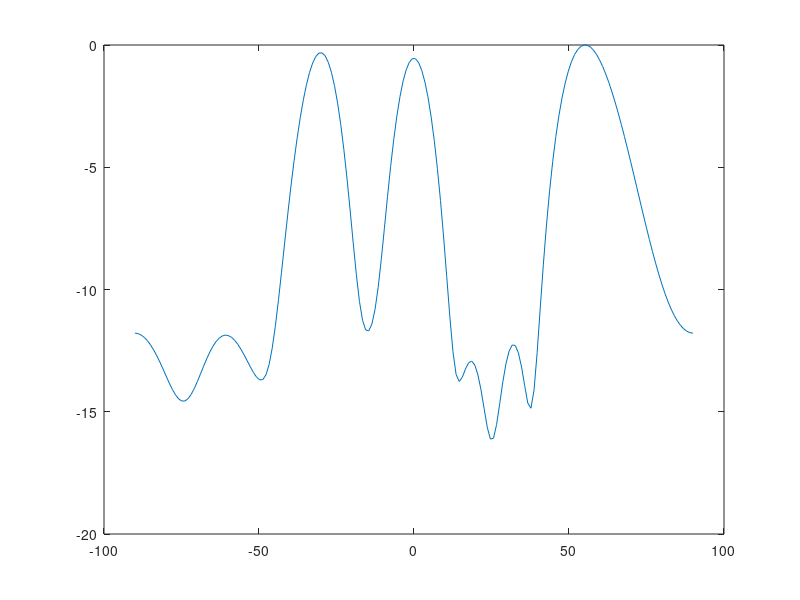

The MATLAB source for this figure:
%% Simple Beampattern Matching Method

clear all

nT = 10;
L = 180;
R = zeros(nT);
theta = linspace(-90,90,L)*pi/180;
tt = theta*180/pi;
ppd = L/180; % points per degree
% phi = [zeros(60*ppd,1);ones(60*ppd,1);zeros(60*ppd,1)];
% phi = [zeros(30*ppd,1);ones(30*ppd,1);zeros(60*ppd,1);ones(30*ppd,1);zeros(30*ppd,1)];
% phi = [zeros(45*ppd,1);ones(2*ppd,1);zeros(86*ppd,1);ones(2*ppd,1);zeros(45*ppd,1)];
% phi = [zeros(45*ppd,1);ones(10*ppd,1);zeros(30*ppd,1);ones(10*ppd,1)...
%     ;zeros(30*ppd,1);ones(10*ppd,1);zeros(45*ppd,1)];
phi = [zeros(55*ppd,1);ones(10*ppd,1);zeros(20*ppd,1);ones(10*ppd,1)...
    ;zeros(45*ppd,1);ones(10*ppd,1);zeros(30*ppd,1)];

for i = 1:length(theta)
   aT = exp(  1j * pi*(0:nT-1)*sin(theta(i)) ).';
   R = R + phi(i)*aT*aT';
end
R = R/(nT);

P = zeros(L,1);
for i = 1:L
    aT = exp(  1j * pi*(0:nT-1)*sin(theta(i)) ).';
    P(i) = aT'*R*aT;
end
alpha = sum(phi)/sum(P);

% R2 = R2*sqrt(alpha);
% for i = 1:L
%     aT = exp(  1j * pi*(0:nT-1)*sin(theta(i)) ).';
%     aR = exp(  1j * pi*(0:nR-1)*sin(theta(i)) ).';
%     yt = kron(aT,aR);
%     P(i) = yt'*R2'*R2*yt; 
% end

plot(tt,10*log10(P/max(P)))